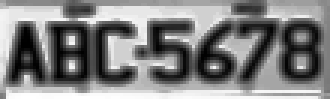
//> input picture 9-1-3字元切割/carPlate.bmp, 110 x 33 px (shown 3 times larger)
$ ./OpticalCharacterSegment   (built with g++ and OpenCV 4)
//> lines starting //> are read from the running program, lines starting //| are printed output that depends on the picture; after the words box and inside, x2 and y2 are one past the last pixel; in counts of white or black regions, pixels touching at a corner belong together
#include <iostream>
#include <opencv2/opencv.hpp>
#include <opencv2/highgui/highgui.hpp>
#include <vector>
#include <algorithm>


bool verifyOCSizes(cv::Mat r){
	//Char sizes 45x77
	float aspect = 45.0f / 77.0f;
	float charAspect = (float)r.cols / (float)r.rows;
	float error = 0.35;
	float minHeight = 15;
	float maxHeight = 28;
	//We have a different aspect ratio for number 1, and it can be ~0.2
	float minAspect = 0.2;
	float maxAspect = aspect + aspect*error;
	//area of pixels
	float area = countNonZero(r);
	//bb area
	float bbArea = r.cols*r.rows;
	//% of pixel in area
	float percPixels = area / bbArea;

	std::cout << "Aspect: " << aspect << " [" << minAspect << "," << maxAspect << "] " << "Area " << percPixels << " Char aspect " << charAspect << " Height char " << r.rows << "\n";

	if (percPixels < 0.8 && charAspect > minAspect && charAspect < maxAspect && r.rows >= minHeight && r.rows < maxHeight)
		return true;
	else
		return false;

}

cv::Mat preprocessChar(cv::Mat in){
	//Remap image
	int h = in.rows;
	int w = in.cols;
	cv::Mat transformMat = cv::Mat::eye(2, 3, CV_32F);
	int m = std::max(w, h);
	transformMat.at<float>(0, 2) = m / 2 - w / 2;
	transformMat.at<float>(1, 2) = m / 2 - h / 2;

	cv::Mat warpImage(m, m, in.type());
	warpAffine(in, warpImage, transformMat, warpImage.size(), cv::INTER_LINEAR, cv::BORDER_CONSTANT, cv::Scalar(0));

	cv::Mat out;
	cv::resize(warpImage, out, cv::Size(20, 20));

	return out;
}

int main(int argc, char** argv)
{
	cv::Mat carPlate = cv::imread("carPlate.bmp", 0);
//> carPlate is the input picture: 33 rows x 110 cols, CV_8UC1; min 0, max 255, mean 129.3

	if (!carPlate.data)
	{
		std::cout << "無法讀取圖片" << std::endl;
		return -1;
	}

	cv::Mat imgBinary;
	cv::threshold(carPlate, imgBinary, 60, 255, CV_THRESH_BINARY_INV);
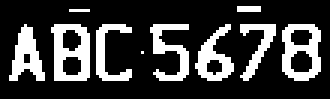
//> imgBinary: 33 rows x 110 cols, CV_8UC1 (shown 3 times larger); 23.7% white; 10 white regions (3 under 20 px)

	cv::imshow("Threshold plate", imgBinary);
	cv::waitKey(0);

	cv::Mat imgContour;
	imgBinary.copyTo(imgContour);

	//Find contours of possibles characters
	std::vector< std::vector< cv::Point> > contours;
	findContours(imgContour,
		contours, // a vector of contours
		CV_RETR_EXTERNAL, // retrieve the external contours
		CV_CHAIN_APPROX_NONE); // all pixels of each contours
//> contours = 10 contours, 3 with area under 20; largest, box (x1, y1, x2, y2) and area: (17, 8, 30, 27) 196, (94, 8, 107, 27) 192, (65, 8, 78, 27) 107, (3, 8, 15, 27) 100, (50, 8, 63, 27) 72, (32, 8, 44, 27) 60, (80, 8, 92, 27) 58

	// Draw blue contours on a white image
	cv::Mat result;
	imgBinary.copyTo(result);
	cvtColor(result, result, CV_GRAY2RGB);
//> result: 33 rows x 110 cols, CV_8UC3; 23.7% white; 10 white regions (3 under 20 px), largest, box (x1, y1, x2, y2) and area: (17, 8, 30, 27) 159, (94, 8, 107, 27) 147, (3, 8, 15, 27) 120
	cv::drawContours(result, contours,
		-1, // draw all contours
		cv::Scalar(255, 0, 0), // in blue
		1); // with a thickness of 1
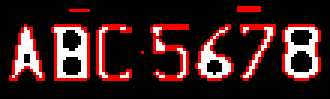
//> result: 33 rows x 110 cols, CV_8UC3 (shown 3 times larger); mean R, G, B 60.5, 29.9, 29.9

	//Start to iterate to each contour founded
	std::vector<std::vector<cv::Point> >::iterator itc = contours.begin();

	std::vector<cv::Mat> output;

	//Remove patch that are no inside limits of aspect ratio and area.
	int i = 0;
	while (itc != contours.end())
	{
		//Create bounding rect of object
		cv::Rect mr = cv::boundingRect(cv::Mat(*itc));
//> mr = Rect(47, 17, 1, 1)
		rectangle(result, mr, cv::Scalar(0, 255, 0));
//> result: 33 rows x 110 cols, CV_8UC3; 1 pixels changed, all inside (x1, y1, x2, y2) = (47, 17, 48, 18)
		//Crop image
		cv::Mat auxRoi(imgBinary, mr);
//> auxRoi = [255]
		if (verifyOCSizes(auxRoi))
//> in verifyOCSizes, `float area = countNonZero(r);`: area = 1
//| Aspect: 0.584416 [0.2,0.788961] Area 1 Char aspect 1 Height char 1
		{
			auxRoi = preprocessChar(auxRoi); //20x20
			cv::Mat segChar = auxRoi.clone();
			output.push_back(segChar);
			rectangle(result, mr, cv::Scalar(0, 125, 255));

			cv::Mat largeChar;
			cv::resize(segChar, largeChar, cv::Size(200,200));

			cv::imshow("char", largeChar);
			cv::waitKey(0);

			std::string filename = "file";
			int num = i;
			std::stringstream numS;
			numS << i;
			filename = filename + numS.str() + ".bmp";

			cv::imwrite(filename, segChar);
			i++;
		}
		++itc;
	}
	std::cout << "Num chars: " << output.size() << "\n";

	cv::imshow("SEgmented Chars", result);


	return 0;
}
